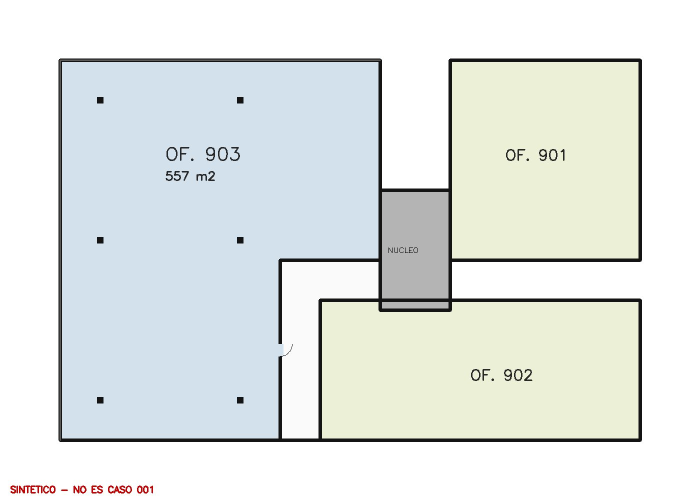
#> input picture cases/900_synthetic_fixture/original.jpg, 1400 x 1000 px (shown at 1/2 size)
$ python -i classify.py   (imports and definitions only)
#> lines starting #> are read from the running program, lines starting #| are printed output that depends on the picture
"""E17.2 §6 — QUÉ ES CADA IMAGEN QUE BAJAMOS.

Una galería trae fotos del inmueble, a veces un plano, a veces un mapa y casi siempre algún logo
de la corredora. Mezclarlos arruina dos cosas a la vez: el logo baja el promedio de calidad
fotográfica, y el plano —que es la imagen más valiosa que puede traer un aviso— se queda sin
usar porque nadie lo reconoció.

=================================================================================================
Heurísticas, no un modelo
=================================================================================================
§6 lo autoriza explícitamente y además es lo correcto: la señal que separa un plano de una foto es
trivial de medir y no necesita aprendizaje. Un plano es tinta sobre papel: casi todo el cuadro es
blanco y casi no hay color. Una foto de interior tiene el cuadro lleno.

Medido sobre el material real de este repositorio:

    imagen                     blanco   saturación
    plano GPS 403               0.688      0.064
    plano RES                   0.772      0.002
    plano sintético             0.649      0.059
    fotos de oficina       0.000–0.243  0.059–0.150

El corte va en 0.45 de blanco con saturación baja: el margen entre 0.243 y 0.649 es amplio y no
hay que afinar nada. Como todo umbral de esta familia, está escrito y visible; si aparece un plano
sobre fondo oscuro, se va a ver en la muestra antes que en un debate.

`MAP` se clasifica **sólo por la URL**. Un mapa estático se parece demasiado a una foto aérea o a
un render como para separarlos con tres estadísticos, y adivinar mal significaría tirar una foto
buena. Lo que no se pueda distinguir queda en `OTHER`, que no se usa para nada y no hace daño.
"""
from __future__ import annotations

import re
from typing import Dict, Optional

PHOTO = "PHOTO"
FLOORPLAN = "FLOORPLAN"
MAP = "MAP"
LOGO = "LOGO"
OTHER = "OTHER"
CLASSES = (PHOTO, FLOORPLAN, MAP, LOGO, OTHER)
CLASS_LABEL = {PHOTO: "foto", FLOORPLAN: "plano", MAP: "mapa", LOGO: "logo", OTHER: "otra"}

#: Fracción del cuadro que es papel. Medido: planos 0.649–0.772, fotos 0.000–0.243.
WHITE_MIN = 0.45
#: Saturación media por encima de la cual deja de parecer tinta sobre papel.
SAT_MAX = 0.20
#: Lado menor por debajo del cual una imagen no es material publicable: es un ícono.
LOGO_SIDE_MAX = 200
#: Un logo tiene pocos colores y mucho fondo. Se piden las dos cosas: una sola sobra.
LOGO_COLORS_MAX = 16
LOGO_WHITE_MIN = 0.55

_MAP_URL = re.compile(r"(staticmap|maps\.google|mapbox|openstreetmap|/mapa|/map[_.-])", re.I)


#: Lado mayor (px) sobre el que se miden los estadísticos (E46-H16): una foto de 12 MP no dice más
#: de «cuánto del cuadro es papel» que su versión de 512 px, y el costo crecía con los píxeles.
LADO_MEDIDA = 512


def reducir(img, lado: int = LADO_MEDIDA):
    """Copia con el lado mayor ≤ `lado` (INTER_AREA); la misma imagen si ya cabe."""
    import cv2                                                 # noqa: PLC0415
    h, w = img.shape[:2]
    k = lado / float(max(h, w))
    if k >= 1:
        return img
    return cv2.resize(img, (max(1, int(w * k)), max(1, int(h * k))), interpolation=cv2.INTER_AREA)


def features(path: str, img=None) -> Optional[Dict]:
    """Los tres estadísticos que deciden, más el tamaño. Se guardan con el medio para que la
    clasificación se pueda revisar después sin volver a abrir el archivo.

    `img` (BGR ya decodificada) evita otra lectura del archivo. Los estadísticos se miden sobre una
    copia de ≤ `LADO_MEDIDA` px; el tamaño informado (y con el que se decide «ícono») es el original."""
    try:
        import cv2                                             # noqa: PLC0415
        import numpy as np                                     # noqa: PLC0415
    except ImportError:
        return None
    if img is None:
        img = cv2.imread(path, cv2.IMREAD_COLOR)
#> img is the input picture: shape (1000, 1400, 3); mean B, G, R 230.1, 232.5, 227.9
    if img is None:
        return None
    h, w = img.shape[:2]
#> h = 1000; w = 1400
    img = reducir(img)
#> in reducir, `return cv2.resize(img, (max(1, int(w * k)), max(1, int(h * k))), inter..`:
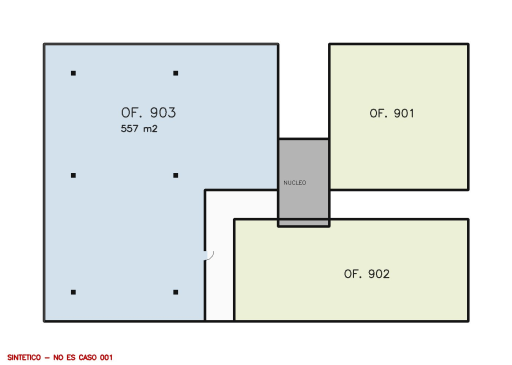
#> returned value: shape (365, 512, 3); mean of channels 0, 1, 2 230.1, 232.5, 227.9; drawn as B, G, R
    gray = cv2.cvtColor(img, cv2.COLOR_BGR2GRAY)
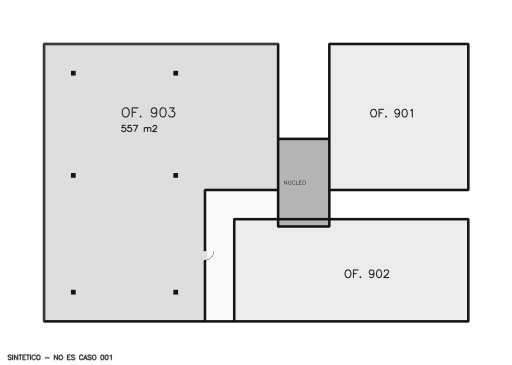
#> gray: shape (365, 512); min 18, max 255, mean 230.9
    hsv = cv2.cvtColor(img, cv2.COLOR_BGR2HSV)
#> hsv: shape (365, 512, 3); mean H, S, V 39.8, 14.7, 236
    # Los mismos cubos de 8 niveles por canal que `np.unique(img // 32, axis=0)`, empaquetados en un
    # entero: contar distintos de un escalar no necesita ordenar filas de 3 columnas.
    q = (img // 32).astype(np.int32)
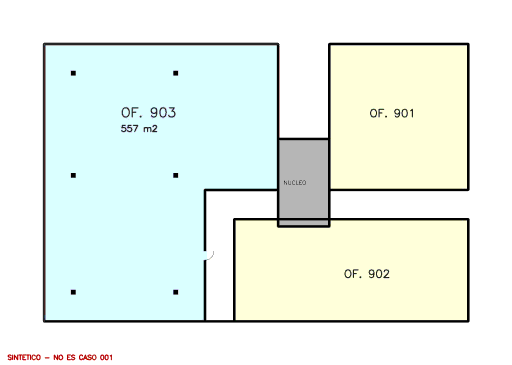
#> q: shape (365, 512, 3) int32; mean B, G, R 6.48, 6.7, 6.42; drawn with min black and max white
    codigo = (q[..., 0] << 6) | (q[..., 1] << 3) | q[..., 2]
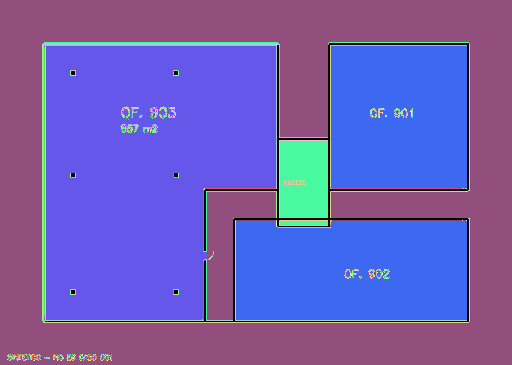
#> codigo: shape (365, 512) int32; 67 distinct labels, from 0 to 511; one colour per label, 0 black
    return {"white_fraction": round(float((gray > 235).mean()), 4),
            "saturation": round(float(hsv[..., 1].mean() / 255), 4),
            "edge_density": round(float((cv2.Canny(gray, 80, 200) > 0).mean()), 4),
            "colors": int(np.count_nonzero(np.bincount(codigo.ravel(), minlength=512))),
            "width": int(w), "height": int(h), "short_side": int(min(w, h))}


def classify(path: str, url: str = "", img=None) -> Dict:
    """Qué es esta imagen, con la evidencia que lo sostiene. `img`: ver `features`."""
    if url and _MAP_URL.search(url):
        return {"kind": MAP, "why": "la dirección de la imagen la identifica como mapa",
                "features": {}}
    f = features(path, img)
    if f is None:
        return {"kind": OTHER, "why": "no se pudo leer la imagen", "features": {}}
    if f["short_side"] < LOGO_SIDE_MAX:
        return {"kind": LOGO, "why": f"lado menor {f['short_side']} px: es un ícono, no material "
                                     f"publicable", "features": f}
    if (f["white_fraction"] >= LOGO_WHITE_MIN and f["colors"] <= LOGO_COLORS_MAX
            and f["edge_density"] < 0.02):
        return {"kind": LOGO, "why": f"fondo plano ({f['white_fraction']}) con "
                                     f"{f['colors']} colores y casi sin trazo", "features": f}
    if f["white_fraction"] >= WHITE_MIN and f["saturation"] <= SAT_MAX:
        return {"kind": FLOORPLAN,
                "why": f"{int(f['white_fraction'] * 100)} % del cuadro es papel y la saturación "
                       f"es {f['saturation']}: es tinta sobre papel, no una foto",
                "features": f}
    return {"kind": PHOTO, "why": "el cuadro está lleno y tiene color", "features": f}

>>> result = features('../../../cases/900_synthetic_fixture/original.jpg')
#> result = {'white_fraction': 0.641, 'saturation': 0.0575, 'edge_density': 0.0324, 'colors': 67, 'width': 1400, 'height': 1000, 'short_side': 1000}
